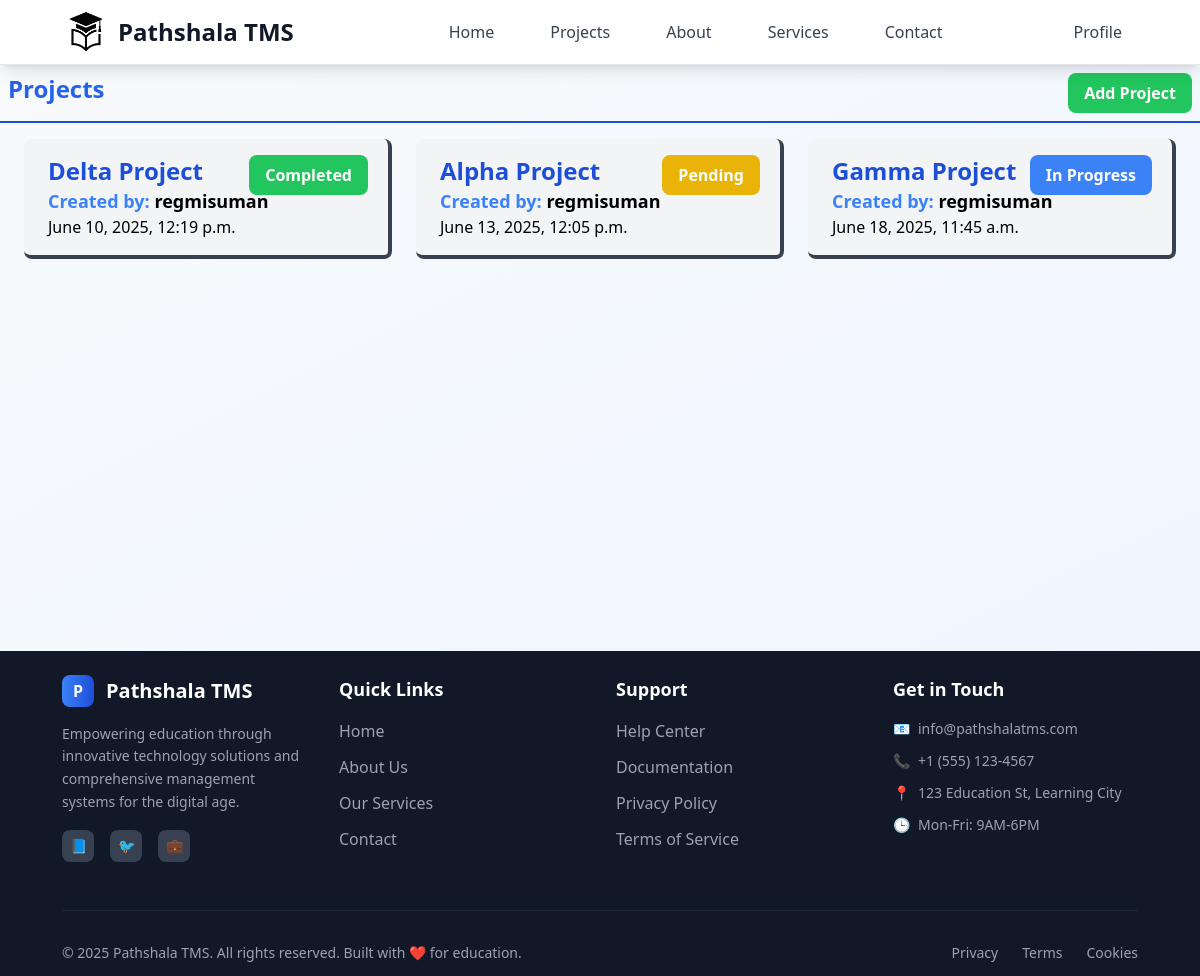
Screenshot of /employer/projects/ (signed in) with the database file from the repository.
### projects/models.py (models this page shows, shortened)
class Project(models.Model):
    class StatusOptions(models.TextChoices):
        PENDING = "Pending", "Pending"
        IN_PROGRESS = "In Progress", "In Progress"
        COMPLETED = "Completed", "Completed"
        CANCELED = "Canceled", "Canceled"
    title = models.CharField(max_length=25)
    description = models.TextField(null=True, blank=True)
    user = models.ForeignKey(User, on_delete=models.CASCADE)
    status = models.CharField(choices=StatusOptions, default=StatusOptions.PENDING, max_length=15)
    created_at = models.DateTimeField(auto_now_add=True, editable=False)
    updated_at = models.DateTimeField(auto_now=True, null=True, blank=True, editable=False)

### projects/views.py (the view)
# urls.py: path("projects/", employerProjects),
@login_required(login_url="/login")
def employerProjects(request):
    role = request.user.profile.role
    projects = Project.objects.filter( user=request.user)
    if role =="employer":
        return render(request, "pages/employer/project/project_page.html", {"projects":projects})
    else:
        return redirect('/employee/projects')

### templates/pages/employer/project/project_page.html (shortened to what this page needs)
{% extends 'layouts/main.html' %}
{% block content %}
<div class="flex flex-col">
  <div class="flex p-2 mb-2 justify-between border-b-2 border-blue-700">
    <h1 class="text-blue-600 text-center text-2xl font-bold">Projects</h1>
    <div class="flex ms-auto">
      <a class="px-4 py-2 rounded-lg bg-green-500 text-white font-bold" href="/employer/register-project">Add Project</a>
    </div>
  </div>
  {%if projects%}
  <div class="grid grid-cols-1 md:grid-cols-2 lg:grid-cols-3 gap-6 mx-6">
    {% for project in projects %}
      <a  href="/employer/project-details/{{project.id}}">
        <div class="relative bg-gray-100 hover:bg-gray-200 hover:scale-[102%] transition:ease-in-out duration-300 border-b-4 border-r-4 border-gray-700 rounded-lg py-4 px-6 my-2">
          <div>
            <div class="text-2xl font-bold text-blue-700"> {{ project.title }} </div>
          </div>
          <span class="
        {% if project.status == 'Canceled' %} bg-red-500
            {% elif project.status == 'Completed' %}bg-green-500
            {% elif project.status == 'Pending' %}bg-yellow-500
            {% elif project.status == 'In Progress' %}bg-blue-500
            {% else %}bg-purple-500
            {% endif %}
          absolute top-0 right-5 z-5 px-4 py-2 rounded-lg text-white font-bold my-4">
            {{ project.status }}
          </span>
          <div class="text-lg font-semibold">  <span class="text-blue-500">Created by: </span>{{ project.user }}</div>
          <div>{{ project.created_at }}</div>
        </div>
      </a>
    {% endfor %}
  </div>
  {%endif%}
  </div>
{% endblock %}

### rows the page displays
Project: title "Delta Project", status "Completed", user "regmisuman", created_at "June 10, 2025, 12:19 p.m."
Project: title "Alpha Project", status "Pending", user "regmisuman", created_at "June 13, 2025, 12:05 p.m."
Project: title "Gamma Project", status "In Progress", user "regmisuman", created_at "June 18, 2025, 11:45 a.m."
